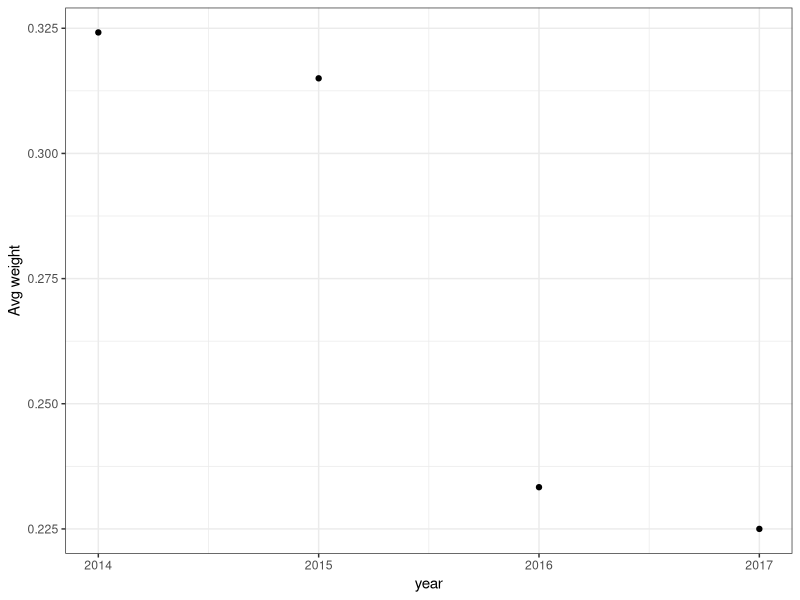
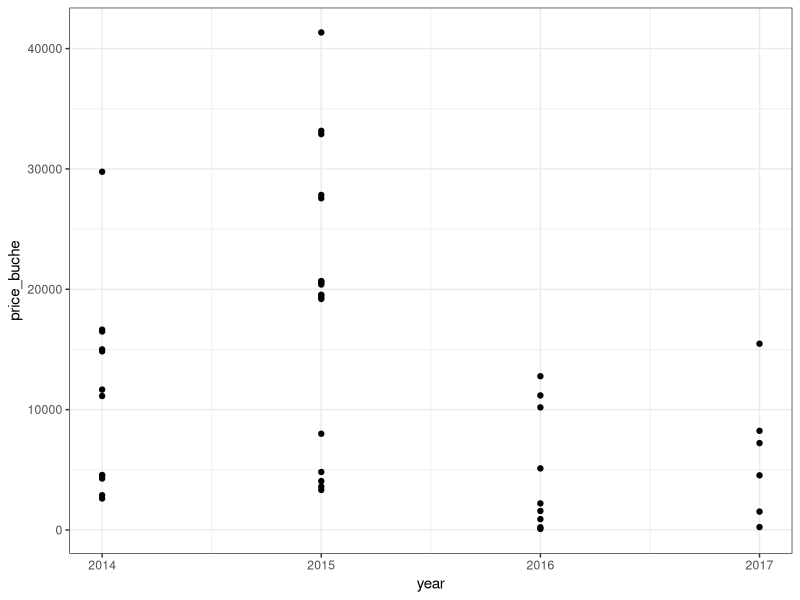
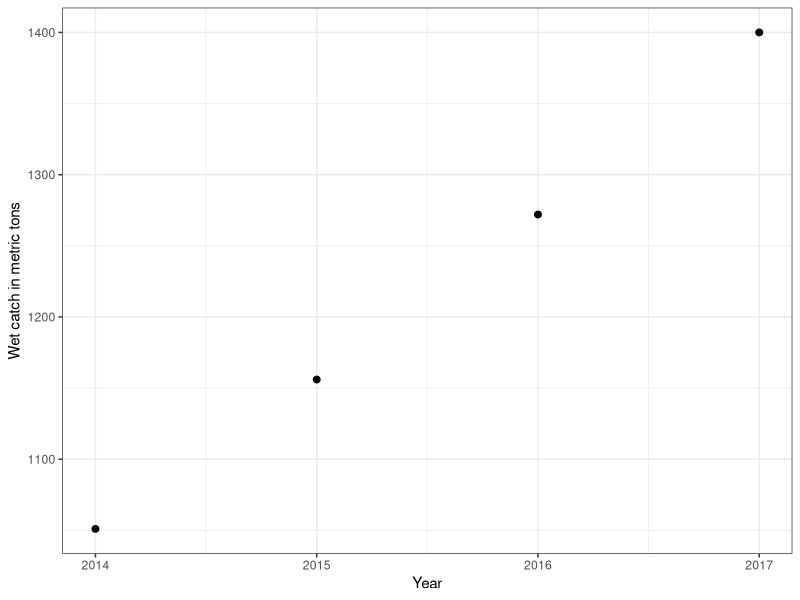
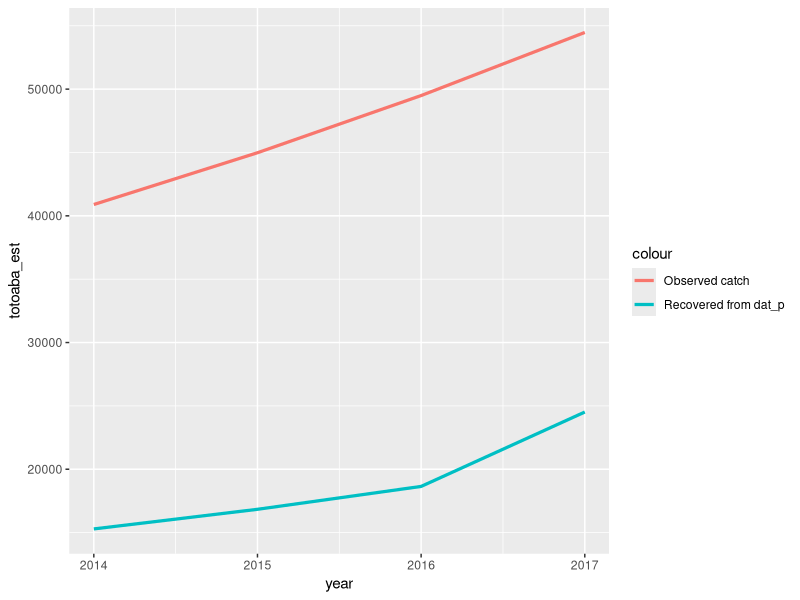
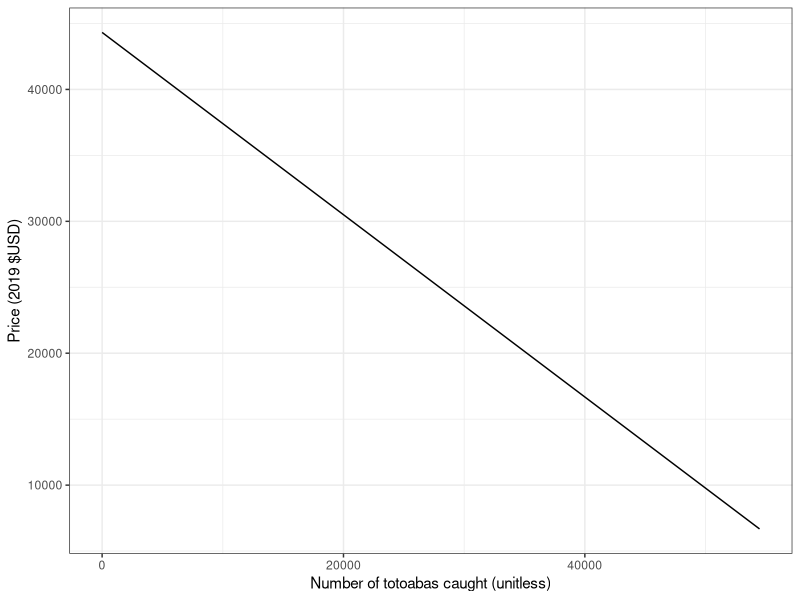
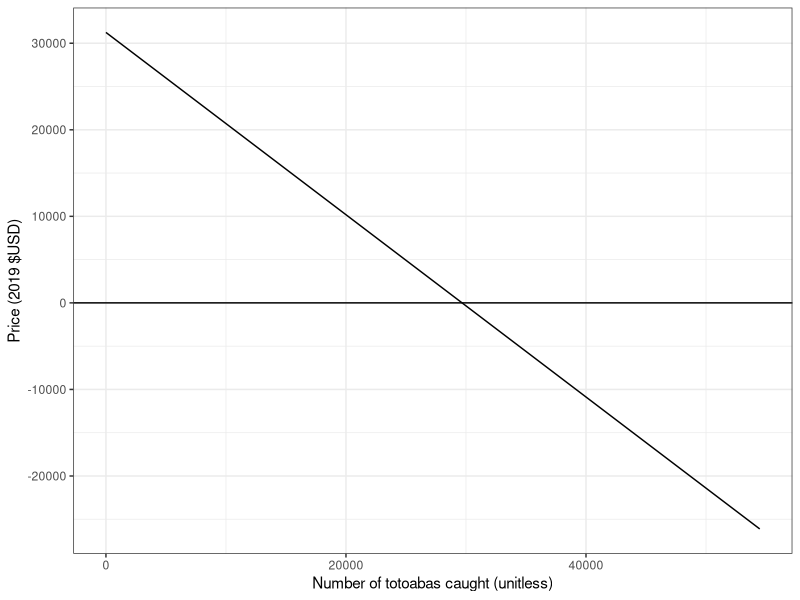
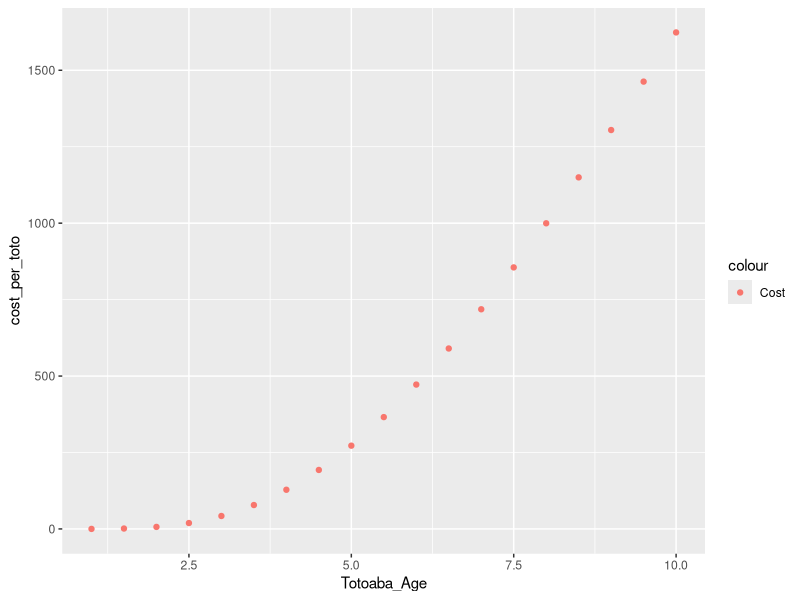
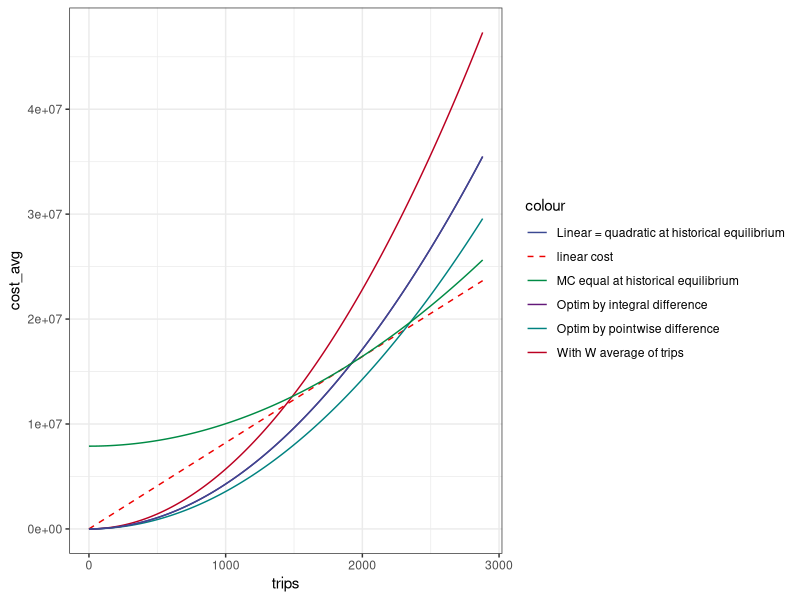

Here is the R script that generated these plots, in order:
## ---- chunk 1
knitr::opts_chunk$set(echo = F)
library(tidyverse)
library("ggsci")
library(here)
## ---- chunk 2
dat_p = read.csv(here("data","andrew","dat_p.csv")) #Price-quantity data (OG Paper)
dat_b = read.csv(here('data', 'andrew', "dat_bc.csv"))
## ---- chunk 3
dat_p %>% 
  group_by(year) %>%
 summarise_at(vars(kg), list(name = mean))%>%
  ggplot(aes(x = year,  y = name))+
  geom_point()+
  theme_bw()+
  ylab('Avg weight')
## ---- chunk 4
dat_p = dat_p %>%
  mutate(price_buche = g*p,
         price_kg = p*1000)
dat_p %>%
  ggplot(aes(x=year))+
  geom_point(aes(y = price_buche))+
  theme_bw()
## ---- chunk 5
dat_b %>% subset(y>2013)%>%
  ggplot(aes(x=y, y= c))+
  geom_point(size = 2)+
  theme_bw()+
  ylab("Wet catch in metric tons")+
  xlab('Year')
## ---- chunk 6
#JML. Added a conversion factor that transforms dry weight to wet weight (dw / 0.31 = ww)
dat_p = dat_p %>% mutate(totoaba = ((q*1000)/0.31)/.5) 
dat_b = dat_b %>% mutate(totoaba = (c*1000/25.7)) 

data.frame( totoaba_est = dat_p %>% select(totoaba) %>% unique() %>% pull(),
            totoaba_obs = dat_b %>% subset(y>2013) %>% select(totoaba)%>%pull(),
            year = c(2014, 2015, 2016, 2017))%>%
  ggplot(aes(x=year))+
  geom_line(aes(y = totoaba_est, colour= 'Recovered from dat_p'), linewidth = 1.1)+
  geom_line(aes(y = totoaba_obs, colour = 'Observed catch'), linewidth = 1.1)
  
## ---- chunk 7
results = data.frame()
new_dat = merge(dat_b %>% subset(y>2013) %>% select(y,totoaba) %>%rename(year=y), dat_p %>% select(year, price_buche))
model = lm(price_buche ~ totoaba, data = new_dat)
summary(model)

demand = function(totoaba){
  y = model$coefficients[1] + model$coefficients[2]*totoaba
  return(y)
}

data.frame(x = seq(1,max(dat_b %>% subset(y>2013)%>%select(totoaba)))) %>%
  mutate(demand = demand(x))%>%
  ggplot(aes(x = x, y = demand))+
  geom_line()+
  xlab('Number of totoabas caught (unitless)')+
  ylab('Price (2019 $USD)')+
  theme_bw()

results = results %>% rbind(model$coefficients)
## ---- chunk 8
new_dat = dat_p %>% select(price_buche, totoaba)
model = lm(price_buche ~ totoaba, data = new_dat)
summary(model)

demand = function(totoaba){
  y = model$coefficients[1] + model$coefficients[2]*totoaba
  return(y)
}

data.frame(x = seq(1,max(dat_b %>% subset(y>2013)%>%select(totoaba)))) %>%
  mutate(demand = demand(x))%>%
  ggplot(aes(x = x, y = demand))+
  geom_line()+
  xlab('Number of totoabas caught (unitless)')+
  ylab('Price (2019 $USD)')+
  theme_bw()+
  geom_hline(yintercept=0)

results = results %>% rbind(model$coefficients)
## ---- chunk 9
colnames(results) = c('Intercept (alpha)', 'beta')
print(results)
## ---- chunk 10
results = results[1,]
## ---- chunk 11
df_wild = read.csv(here('data', 'w_par.csv'))
W = 8215
c = 68
results = results %>% cbind(W,c)
print(results)
## ---- chunk 12
df_farm = read.csv(here("data", "aqua_par_farm.csv"))
df_farm = df_farm %>%
  mutate(cost_per_toto = Cost_feed_kgyear/Number_Individuals)
df_farm %>% ggplot(aes(x=Totoaba_Age))+
  geom_point(aes(y=cost_per_toto, colour = 'Cost'))
## ---- chunk 13

r = 0.039
k = 20226 # in metric tons of biomass from INAPESCA
k_ = k*1000/25.7

catchability = 0.00055# in vessel trips ^-1


results = results %>% cbind(r, k_, catchability)
## ---- chunk 14
dat_w = read.csv(here("data", "w_par.csv"))
max_E = sum(dat_w$total_fleet_days_year)
## ---- chunk 15


# Define coefficients for average costs in different estimation scenarios
avg_cost = 8215.34
min_cost = 3992.27
max_cost = 13327.92

# Define the number of trips as a continuous variable that ranges from 0 to realized trips majored by 50%
values_W = data.frame()

for (x in c(1, 1.2, 1.5)){
  
  trips = seq(0,1920*x,0.1)

# Define total costs based on different estimation scenarios
  cost_avg = avg_cost * trips
  cost_min = min_cost * trips
  cost_max = max_cost * trips

# Define trips^2
  trips_2 = trips^2

# Define quadratic cost function as a function of the coefficient W
  quadratic_cost = function(W){
    return(W*trips_2)
  }

# Approach 0 : get average cost and divide by average x
  W_avg_trip = avg_cost/(max(trips)/2)
  Ws = c(W_avg_trip = W_avg_trip)
# Approach 1: minimize sum of pointwise squared differences
  difference = function(W)(sum((cost_avg - W*trips_2)^2))


  res = optimize(difference, interval = c(0,1000))

  costs_estimation = data.frame(trips, 
                                cost_avg,
                                quad_cost_avg = quadratic_cost(W_avg_trip),
                                quad_cost_optim = quadratic_cost(res$minimum))
  Ws = append(Ws, c(W_pointwise = res$minimum))

# Second approach : minimize the sum of squared integral difference
  difference = function(W){
    y1 = W*trips_2
    return( (sum(y1) - sum(cost_avg))^2)
  }

  res = optimize(difference, interval = c(0,1000))

  Ws = append(Ws, c(W_integral = res$minimum))
  costs_estimation = costs_estimation%>%
    mutate(quad_cost_optim2 = quadratic_cost(res$minimum))
  
# Third approahc : find W such that the cost for realized trips (1920) is equal for both specifications
  W_exact = avg_cost/max_E
  Ws = append(Ws, c(W_exact_1920 = W_exact))
  Ws = append(Ws, x=x, 1)
  costs_estimation = costs_estimation%>%
    mutate(quad_cost_exact = quadratic_cost(W_exact))
  
# Fourth approache : equate marginal costs at existing equilibrium point
  # MC = 2*W*E
  # maxE = 1920
  W_MC = avg_cost/(2*max_E)
  Ws = append(Ws, c(MC_eq = W_MC))
  differ = max_E*avg_cost -W_MC*max_E^2 

  costs_estimation = costs_estimation%>%
    mutate(quad_cost_MC = quadratic_cost(W_MC)+ differ)
  values_W = rbind(values_W, Ws)

}
colnames(values_W) = names(Ws)

# Graph : 

costs_estimation%>%
  ggplot(aes(x=trips))+
  geom_line(aes(y=cost_avg, colour = 'linear cost'), linetype = "dashed")+
  geom_line(aes(y = quad_cost_avg, colour = 'With W average of trips'))+
  geom_line(aes(y = quad_cost_optim, colour = 'Optim by pointwise difference'))+
  geom_line(aes(y = quad_cost_optim2, colour = 'Optim by integral difference'))+
  geom_line(aes(y = quad_cost_exact, colour = 'Linear = quadratic at historical equilibrium'))+
  geom_line(aes(y = quad_cost_MC, colour = 'MC equal at historical equilibrium'))+
  #geom_vline(xintercept = 1920)+
  theme_bw()+
  scale_color_aaas()
print(Ws)
